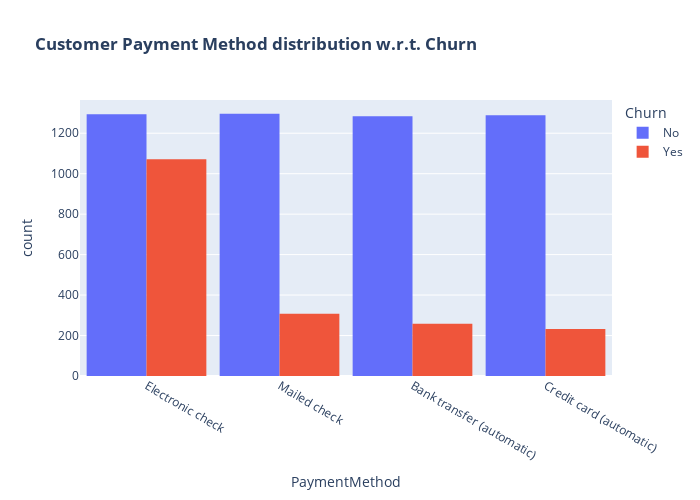

The notebook cell this image was saved under:
### Code cell
fig = px.histogram(df_CustomerInfo, x="PaymentMethod", color="Churn", barmode="group",title="<b>Customer Payment Method distribution w.r.t. Churn</b>")
fig.update_layout(width=700, height=500, bargap=0.1)
fig.show()

### Figure 1 — Plotly figure (JSON) as saved in the notebook; plotly's stock layout.template omitted (floating-point values rounded to 4 significant figures; data arrays with more than 128 entries replaced by an {"elided": "..."} marker saying what was removed)
{"data": [{"alignmentgroup": "True", "bingroup": "x", "hovertemplate": "Churn=No<br>PaymentMethod=%{x}<br>count=%{y}<extra></extra>", "legendgroup": "No", "marker": {"color": "#636efa", "pattern": {"shape": ""}}, "name": "No", "offsetgroup": "No", "orientation": "v", "showlegend": true, "type": "histogram", "x": {"elided": "5163 str values"}, "xaxis": "x", "yaxis": "y"}, {"alignmentgroup": "True", "bingroup": "x", "hovertemplate": "Churn=Yes<br>PaymentMethod=%{x}<br>count=%{y}<extra></extra>", "legendgroup": "Yes", "marker": {"color": "#EF553B", "pattern": {"shape": ""}}, "name": "Yes", "offsetgroup": "Yes", "orientation": "v", "showlegend": true, "type": "histogram", "x": {"elided": "1869 str values"}, "xaxis": "x", "yaxis": "y"}], "layout": {"bargap": 0.1, "barmode": "group", "height": 500, "legend": {"title": {"text": "Churn"}, "tracegroupgap": 0}, "title": {"text": "<b>Customer Payment Method distribution w.r.t. Churn</b>"}, "width": 700, "xaxis": {"anchor": "y", "domain": [0, 1], "title": {"text": "PaymentMethod"}}, "yaxis": {"anchor": "x", "domain": [0, 1], "title": {"text": "count"}}}}
